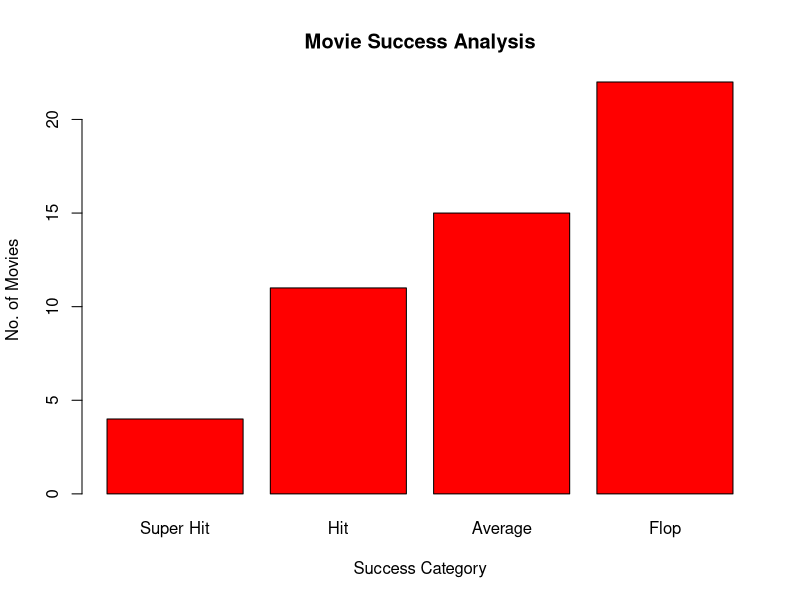
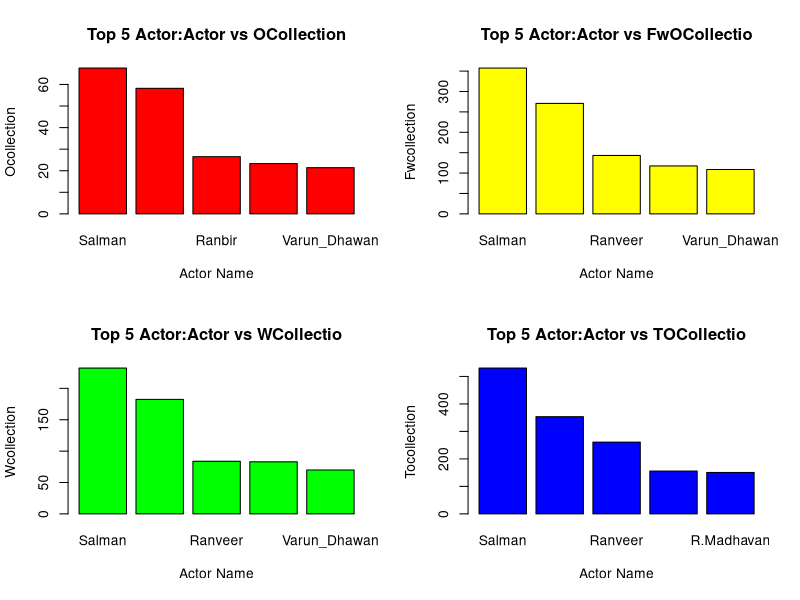

Source code (R) for these figures, in order:
####################Mini Project : Bollywood Movie Data Analysis######################

####Import the data
library(readr)
Bollywood_Movie_Data <- read_csv("Bollywood_Movie_Data.csv")
View(Bollywood_Movie_Data)

####Convert into Data Frame
Bollywood_Movie_Data_Df<-as.data.frame(Bollywood_Movie_Data)

####Understand the structure of Dataset
str(Bollywood_Movie_Data_Df)
##How many Variable it contain
ncol(Bollywood_Movie_Data_Df)->No_of_variable
print(No_of_variable)
##No of obesrvation enter in data set
nrow(Bollywood_Movie_Data_Df)->No_of_obs
print(No_of_obs)
summary(Bollywood_Movie_Data_Df)

####Data Analysis####

##Check the no of movie details present in Data set.
Movie<-unique(as.character(Bollywood_Movie_Data_Df$Movie_Name))
length(Movie)->Total_Number_Movie
paste0("Total Number of  movies Release in 2015:",Total_Number_Movie)

##How many actor work in 2015
Actor<-unique(as.character(Bollywood_Movie_Data_Df$Acter_Name))
Total_Actor<-length(Actor)
paste0("Total Number of  Actor work in 2015:",Total_Actor)

###Collection
##Total o_collection in 2015
paste0("Total O collection in 2015 is:",sum(na.omit(Bollywood_Movie_Data_Df$Ocollection)),"Milion")
##Total WCollection in 2015
paste0("Total Wcollection in 2015 is:",sum(na.omit(Bollywood_Movie_Data_Df$Wcollection)),"Milion")
##Total Fcollection in 2015
paste0("Total Wcollection in 2015 is:",sum(na.omit(Bollywood_Movie_Data_Df$Fwcollection)),"Milion")
##Total TCollection in 2015
paste0("Total Wcollection in 2015 is:",sum(na.omit(Bollywood_Movie_Data_Df$Tcollection)),"Milion")

##Movie Contain Most Ocollection
#Ocollection
max(na.omit(Bollywood_Movie_Data_Df$Ocollection))
#wcollection
max(na.omit(Bollywood_Movie_Data_Df$Wcollection))
#Fwcollection
max(na.omit(Bollywood_Movie_Data_Df$Fwcollection))
#Tcollection
max(na.omit(Bollywood_Movie_Data_Df$Tcollection))



###Movie Success Status
Rat<-as.vector(unique(Bollywood_Movie_Data_Df$Verdict))
#subset(Bollywood_Movie_Data_Df,Bollywood_Movie_Data_Df$Verdict==Rat[1])->>nm
#nrow(nm)
#paste0("Total count of ",Rat[1],"Movie is:",nrow(nm))

Count=1
for (Count in 1:length(Rat)) 
{
  subset(Bollywood_Movie_Data_Df,Bollywood_Movie_Data_Df$Verdict==Rat[Count])->nm
  nrow(nm)
  paste0("Total count of ",Rat[Count],"Movie is:",nrow(nm))
  
}

###Actor who worked in most no.of movies
##First
sort(table(Bollywood_Movie_Data_Df$Acter_Name),decreasing = TRUE)[1]
##Second
sort(table(Bollywood_Movie_Data_Df$Acter_Name),decreasing = TRUE)[2]
##Third
sort(table(Bollywood_Movie_Data_Df$Acter_Name),decreasing = TRUE)[3]



#Top 10 Superhit Movie
#Bollywood_Movie_Data_Df$Movie_Name
#Bollywood_Movie_Data_Df$Verdict
subset(Bollywood_Movie_Data_Df,Bollywood_Movie_Data_Df$Verdict=='Super Hit')->supm
as.data.frame(supm)->supmo
#order(Bollywood_Movie_Data_Df$Tcollection,decreasing = TRUE)
#supmo[order(Bollywood_Movie_Data_Df$Tcollection),]
na.omit(supmo[order(Bollywood_Movie_Data_Df$Tcollection),])
as.data.frame(na.omit(supmo[order(Bollywood_Movie_Data_Df$Tcollection),]))->dff
dff$Movie_Name
paste0("Top 10 SuperHit Movie is ")
paste0(dff$Movie_Name[1:10])



####Actor who earn most
aggregate(Bollywood_Movie_Data_Df$Tcollection, by=list(Bollywood_Movie_Data_Df$Acter_Name), FUN=sum)->new_df
names(new_df)<-c("Hero","Income")
order(new_df$Income,decreasing = TRUE)
new_df[order(new_df$Income,decreasing = TRUE),]->new_df1
new_df1[1,1]
paste0("Actor who earn most is :",new_df1[1,1])



####Plot Graph

#Bollywood_Movie_Data_Df$Verdict
Bollywood_Movie_Data_Df$Verdict
sort(table(Bollywood_Movie_Data_Df$Verdict))->ver1
as.data.frame(ver1)->ver2
names(ver2)<-c("Success Cat","Total Movie Count")
ver2
barplot(ver2$`Total Movie Count`,names.arg = ver2$`Success Cat`,
        xlab = "Success Category",ylab = "No. of Movies",main = "Movie Success Analysis",col = "red")


##Actor vs Tcollection
Bollywood_Movie_Data_Df$Tcollection
aggregate(Bollywood_Movie_Data_Df$Tcollection, by=list(Bollywood_Movie_Data_Df$Acter_Name), FUN=sum)->TCO
na.omit(TCO)->TCO
names(TCO)<-c("Hero","TIncome")
TCO[order(TCO$TIncome,decreasing = TRUE),]->TCO1
TCO1[c(1,2,3,4,5),]->TCO2

Bollywood_Movie_Data_Df$Ocollection
aggregate(Bollywood_Movie_Data_Df$Ocollection, by=list(Bollywood_Movie_Data_Df$Acter_Name), FUN=sum)->OCO
na.omit(OCO)
names(OCO)<-c("Hero","OIncome")
OCO[order(OCO$OIncome,decreasing = TRUE),]->OCO1
OCO1[1:5,]->OCO2

Bollywood_Movie_Data_Df$Wcollection
aggregate(Bollywood_Movie_Data_Df$Wcollection, by=list(Bollywood_Movie_Data_Df$Acter_Name), FUN=sum)->WCO
na.omit(WCO)
names(WCO)<-c("Hero","WIncome")
WCO[order(WCO$WIncome,decreasing = TRUE),]->WCO1
WCO1[1:5,]->WCO2

Bollywood_Movie_Data_Df$Fwcollection
aggregate(Bollywood_Movie_Data_Df$Fwcollection, by=list(Bollywood_Movie_Data_Df$Acter_Name), FUN=sum)->FwCO
na.omit(FwCO)
names(FwCO)<-c("Hero","FIncome")
FwCO[order(FwCO$FIncome,decreasing = TRUE),]->FwCO1
FwCO1[1:5,]->FwCO2

disply_grid<-matrix(1:4,nrow = 2,ncol = 2)
layout(disply_grid)
barplot(OCO2$OIncome,names.arg = OCO2$Hero,main ="Top 5 Actor:Actor vs OCollection",xlab = "Actor Name",ylab = "Ocollection",col="red")
barplot(WCO2$WIncome,names.arg = WCO2$Hero,main ="Top 5 Actor:Actor vs WCollectio",xlab = "Actor Name",ylab = "Wcollection",col="green")
barplot(FwCO2$FIncome,names.arg = FwCO2$Hero,main ="Top 5 Actor:Actor vs FwOCollectio",xlab = "Actor Name",ylab = "Fwcollection",col = "yellow")
barplot(TCO2$TIncome,names.arg = TCO2$Hero,main ="Top 5 Actor:Actor vs TOCollectio",xlab = "Actor Name",ylab = "Tocollection",col = "blue")



